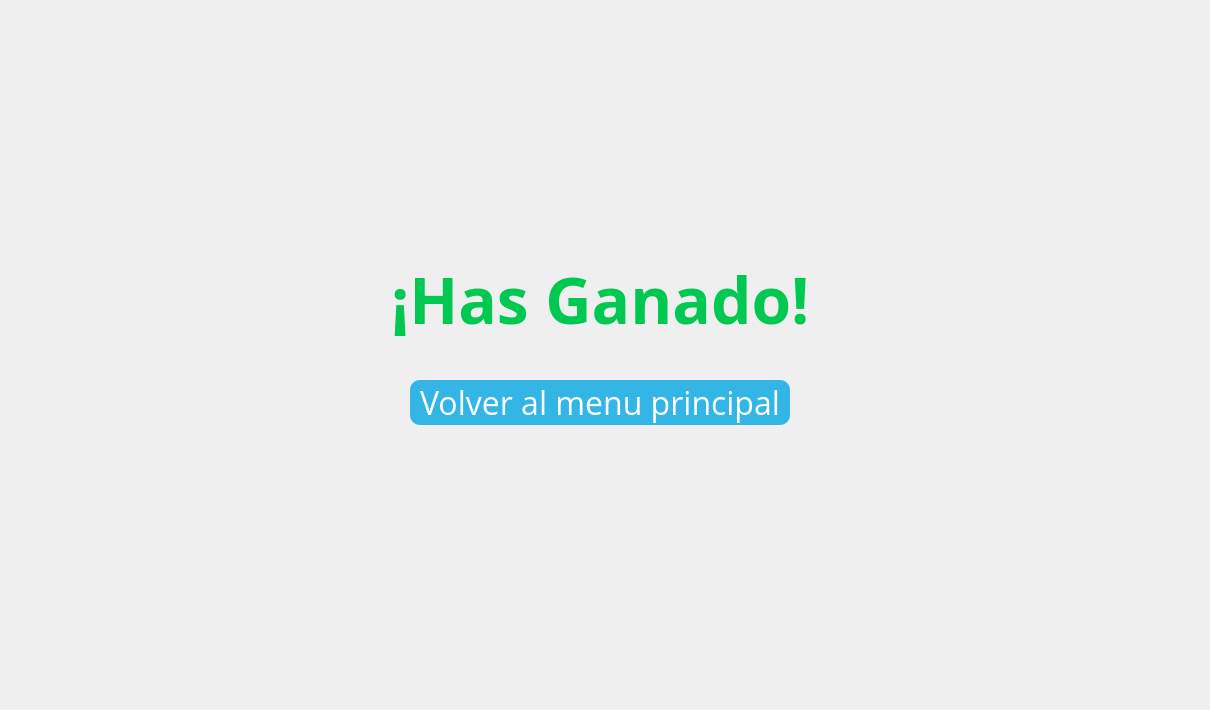
    <widget class="QWidget" name="WinMenu">
     <property name="styleSheet">
      <string notr="true">#WinMenu {
background-color: rgb(38, 50, 56);
border-color: rgb(255, 136, 0);
border-width: 3px;
border-style: solid;
}</string>
     </property>
     <widget class="QWidget" name="layoutWidget">
      <property name="geometry">
       <rect>
        <x>0</x>
        <y>0</y>
        <width>1201</width>
        <height>701</height>
       </rect>
      </property>
      <layout class="QVBoxLayout" name="verticalLayout_5">
       <property name="topMargin">
        <number>250</number>
       </property>
       <property name="bottomMargin">
        <number>250</number>
       </property>
       <item alignment="Qt::AlignHCenter|Qt::AlignVCenter">
        <widget class="QLabel" name="label_6">
         <property name="font">
          <font>
           <family>Open Sans</family>
           <pointsize>48</pointsize>
           <weight>75</weight>
           <bold>true</bold>
          </font>
         </property>
         <property name="styleSheet">
          <string notr="true">color: rgb(0, 200, 81);</string>
         </property>
         <property name="text">
          <string>¡Has Ganado!</string>
         </property>
        </widget>
       </item>
       <item alignment="Qt::AlignHCenter|Qt::AlignVCenter">
        <widget class="QPushButton" name="pushButton_11">
         <property name="font">
          <font>
           <family>Open Sans</family>
           <pointsize>24</pointsize>
          </font>
         </property>
         <property name="styleSheet">
          <string notr="true">background-color: rgb(51, 181, 229);
color: rgb(255, 255, 255);
border-radius: 10px;
padding-right: 10px;
padding-left: 10px;
</string>
         </property>
         <property name="text">
          <string>Volver al menu principal</string>
         </property>
        </widget>
       </item>
      </layout>
     </widget>
    </widget>
